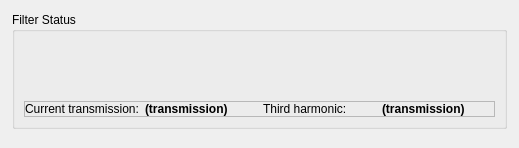
<?xml version="1.0" encoding="UTF-8"?>
<ui version="4.0">
 <class>Form</class>
 <widget class="QWidget" name="Form">
  <property name="geometry">
   <rect>
    <x>0</x>
    <y>0</y>
    <width>519</width>
    <height>148</height>
   </rect>
  </property>
  <property name="windowTitle">
   <string>Form</string>
  </property>
  <layout class="QHBoxLayout" name="horizontalLayout">
   <property name="spacing">
    <number>0</number>
   </property>
   <property name="sizeConstraint">
    <enum>QLayout::SetMaximumSize</enum>
   </property>
   <property name="leftMargin">
    <number>12</number>
   </property>
   <property name="topMargin">
    <number>12</number>
   </property>
   <property name="rightMargin">
    <number>12</number>
   </property>
   <property name="bottomMargin">
    <number>0</number>
   </property>
   <item alignment="Qt::AlignTop">
    <widget class="QGroupBox" name="FilterStatusGroup">
     <property name="sizePolicy">
      <sizepolicy hsizetype="Preferred" vsizetype="Minimum">
       <horstretch>0</horstretch>
       <verstretch>0</verstretch>
      </sizepolicy>
     </property>
     <property name="title">
      <string>Filter Status</string>
     </property>
     <layout class="QVBoxLayout" name="verticalLayout_6" stretch="1,1">
      <property name="spacing">
       <number>0</number>
      </property>
      <property name="sizeConstraint">
       <enum>QLayout::SetMaximumSize</enum>
      </property>
      <item alignment="Qt::AlignTop">
       <widget class="PyDMFrame" name="ActiveConfigFrame">
        <property name="sizePolicy">
         <sizepolicy hsizetype="Preferred" vsizetype="Preferred">
          <horstretch>0</horstretch>
          <verstretch>0</verstretch>
         </sizepolicy>
        </property>
        <property name="maximumSize">
         <size>
          <width>16777215</width>
          <height>16777215</height>
         </size>
        </property>
        <property name="toolTip">
         <string/>
        </property>
        <layout class="QVBoxLayout" name="verticalLayout" stretch="0,1">
         <property name="spacing">
          <number>0</number>
         </property>
         <property name="sizeConstraint">
          <enum>QLayout::SetMaximumSize</enum>
         </property>
         <property name="leftMargin">
          <number>0</number>
         </property>
         <property name="topMargin">
          <number>0</number>
         </property>
         <property name="rightMargin">
          <number>0</number>
         </property>
         <property name="bottomMargin">
          <number>0</number>
         </property>
         <item>
          <widget class="PyDMByteIndicator" name="BladeMoving">
           <property name="sizePolicy">
            <sizepolicy hsizetype="MinimumExpanding" vsizetype="MinimumExpanding">
             <horstretch>0</horstretch>
             <verstretch>0</verstretch>
            </sizepolicy>
           </property>
           <property name="maximumSize">
            <size>
             <width>16777215</width>
             <height>16777215</height>
            </size>
           </property>
           <property name="toolTip">
            <string>Is the filter moving?</string>
           </property>
           <property name="channel" stdset="0">
            <string>ca://${prefix}:SYS:FiltersMovingBitmask_RBV</string>
           </property>
           <property name="onColor" stdset="0">
            <color>
             <red>255</red>
             <green>208</green>
             <blue>10</blue>
            </color>
           </property>
           <property name="offColor" stdset="0">
            <color alpha="0">
             <red>100</red>
             <green>100</green>
             <blue>100</blue>
            </color>
           </property>
           <property name="orientation" stdset="0">
            <enum>Qt::Horizontal</enum>
           </property>
           <property name="showLabels" stdset="0">
            <bool>false</bool>
           </property>
           <property name="bigEndian" stdset="0">
            <bool>true</bool>
           </property>
           <property name="labelPosition" stdset="0">
            <enum>QTabWidget::South</enum>
           </property>
           <property name="numBits" stdset="0">
            <number>18</number>
           </property>
           <property name="labels" stdset="0">
            <stringlist>
             <string>19</string>
             <string>18</string>
             <string>17</string>
             <string>16</string>
             <string>15</string>
             <string>14</string>
             <string>13</string>
             <string>12</string>
             <string>11</string>
             <string>10</string>
             <string>09</string>
             <string>08</string>
             <string>07</string>
             <string>06</string>
             <string>05</string>
             <string>04</string>
             <string>03</string>
             <string>02</string>
            </stringlist>
           </property>
          </widget>
         </item>
         <item>
          <widget class="PyDMByteIndicator" name="ActiveConfig">
           <property name="sizePolicy">
            <sizepolicy hsizetype="MinimumExpanding" vsizetype="MinimumExpanding">
             <horstretch>0</horstretch>
             <verstretch>0</verstretch>
            </sizepolicy>
           </property>
           <property name="minimumSize">
            <size>
             <width>0</width>
             <height>60</height>
            </size>
           </property>
           <property name="maximumSize">
            <size>
             <width>16777215</width>
             <height>16777215</height>
            </size>
           </property>
           <property name="toolTip">
            <string/>
           </property>
           <property name="channel" stdset="0">
            <string>ca://${prefix}:SYS:ActiveConfigurationBitmask_RBV</string>
           </property>
           <property name="orientation" stdset="0">
            <enum>Qt::Horizontal</enum>
           </property>
           <property name="bigEndian" stdset="0">
            <bool>true</bool>
           </property>
           <property name="labelPosition" stdset="0">
            <enum>QTabWidget::South</enum>
           </property>
           <property name="numBits" stdset="0">
            <number>18</number>
           </property>
           <property name="labels" stdset="0">
            <stringlist>
             <string>19</string>
             <string>18</string>
             <string>17</string>
             <string>16</string>
             <string>15</string>
             <string>14</string>
             <string>13</string>
             <string>12</string>
             <string>11</string>
             <string>10</string>
             <string>09</string>
             <string>08</string>
             <string>07</string>
             <string>06</string>
             <string>05</string>
             <string>04</string>
             <string>03</string>
             <string>02</string>
            </stringlist>
           </property>
          </widget>
         </item>
        </layout>
       </widget>
      </item>
      <item alignment="Qt::AlignTop">
       <widget class="QFrame" name="TransmissionGroup">
        <property name="sizePolicy">
         <sizepolicy hsizetype="Preferred" vsizetype="Preferred">
          <horstretch>0</horstretch>
          <verstretch>0</verstretch>
         </sizepolicy>
        </property>
        <property name="frameShape">
         <enum>QFrame::StyledPanel</enum>
        </property>
        <property name="frameShadow">
         <enum>QFrame::Raised</enum>
        </property>
        <layout class="QHBoxLayout" name="horizontalLayout_3">
         <property name="leftMargin">
          <number>0</number>
         </property>
         <property name="topMargin">
          <number>0</number>
         </property>
         <property name="rightMargin">
          <number>0</number>
         </property>
         <property name="bottomMargin">
          <number>0</number>
         </property>
         <item>
          <widget class="QLabel" name="CurrentLabel">
           <property name="text">
            <string>Current transmission:</string>
           </property>
          </widget>
         </item>
         <item>
          <widget class="PyDMLabel" name="CurrentTransmission">
           <property name="font">
            <font>
             <weight>75</weight>
             <bold>true</bold>
            </font>
           </property>
           <property name="toolTip">
            <string/>
           </property>
           <property name="text">
            <string>(transmission)</string>
           </property>
           <property name="alignment">
            <set>Qt::AlignLeading|Qt::AlignLeft|Qt::AlignVCenter</set>
           </property>
           <property name="showUnits" stdset="0">
            <bool>true</bool>
           </property>
           <property name="channel" stdset="0">
            <string>ca://${prefix}:SYS:ActualTransmission_RBV </string>
           </property>
           <property name="displayFormat" stdset="0">
            <enum>PyDMLabel::Exponential</enum>
           </property>
          </widget>
         </item>
         <item>
          <widget class="QLabel" name="ThirdLabel">
           <property name="text">
            <string>Third harmonic:</string>
           </property>
          </widget>
         </item>
         <item>
          <widget class="PyDMLabel" name="CurrentThirdHarmonicTransmission">
           <property name="font">
            <font>
             <weight>75</weight>
             <bold>true</bold>
            </font>
           </property>
           <property name="toolTip">
            <string/>
           </property>
           <property name="text">
            <string>(transmission)</string>
           </property>
           <property name="alignment">
            <set>Qt::AlignLeading|Qt::AlignLeft|Qt::AlignVCenter</set>
           </property>
           <property name="showUnits" stdset="0">
            <bool>true</bool>
           </property>
           <property name="channel" stdset="0">
            <string>ca://${prefix}:SYS:Actual3OmegaTransmission_RBV</string>
           </property>
           <property name="displayFormat" stdset="0">
            <enum>PyDMLabel::Exponential</enum>
           </property>
          </widget>
         </item>
        </layout>
       </widget>
      </item>
     </layout>
    </widget>
   </item>
  </layout>
 </widget>
 <customwidgets>
  <customwidget>
   <class>PyDMLabel</class>
   <extends>QLabel</extends>
   <header>pydm.widgets.label</header>
  </customwidget>
  <customwidget>
   <class>PyDMByteIndicator</class>
   <extends>QWidget</extends>
   <header>pydm.widgets.byte</header>
  </customwidget>
  <customwidget>
   <class>PyDMFrame</class>
   <extends>QFrame</extends>
   <header>pydm.widgets.frame</header>
   <container>1</container>
  </customwidget>
 </customwidgets>
 <resources/>
 <connections/>
</ui>
